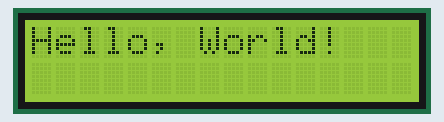
Recording of a sketch running on a simulated Arduino Uno, built with avr-gcc and run on an emulated ATmega328P. Shown: 16×2 character LCD.

Above: at 2.1 s.
At 4.1 s:
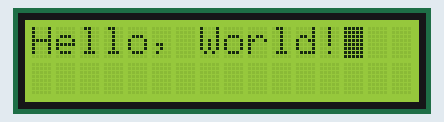
At 18.1 s:
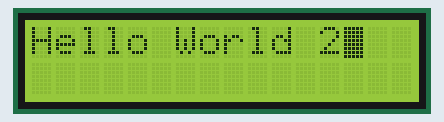
At 38.1 s:
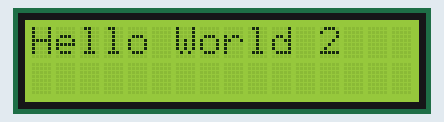

Measured:
- what the display in image 0 shows lasts 2.0 s, from 2.1 s to 4.1 s

The sketch:

Menampilkan_dan_menghapus_karakter_pada_LCD.ino
```cpp
/*LiquidCrystal Library
 * Sintak ini akan menampilkan tulisan "Hello World!" pada LCD.
 * Rangkaian:
 * pin RS LCD ke pin digital 12
 * pin Enable LCD ke pin digital 11
 * pin D4 LCD ke pin digital 5
 * pin D5 LCD ke pin digital 4
 * pin D6 LCD ke pin digital 3
 * pin D7 LCD ke pin digital 2
 * pin R/W LCD ke ground
 * 10K resistor:
 * ends to +5V and ground
 * wiper to LCD VO pin (pin3)
 */
 //Memanggil Library LiquidCrystal:
 #include <LiquidCrystal.h>

 // Inisialisasi pin Arduino yang terhubung ke LCD.
 LiquidCrystal lcd(12, 11, 5, 4, 3, 2);

void setup() {
  // Pendefinisian jumlah kolom dan baris LCD yang digunakan:
  lcd.begin(16, 2);
  // Perintah menuliskan karakter pada LCD.
  lcd.print("Hello, World!");
}

void loop() {
  lcd.noDisplay(); //Mematikan Display LCP:
  delay(2000);     //Waktu tunda selama 2 detik
  lcd.display();   //Menghidupkan Display LCP:
  delay(2000);
  lcd.blink();     //Turn on the blinking cursor:
  delay(2000);
  lcd.noBlink();   //Turn off the blinking cursor:
  delay(2000);
  lcd.cursor();    //Turn on the cursor:
  delay(2000);
  lcd.noCursor();  //Turn off the cursor:
  delay(2000);

  lcd.setCursor(0,1);      //Mulai mencetak pada kolom ke 0, baris ke 1
  lcd.print(millis()/1000); //Cetak jumlah detik pada LCD di posisi kolom
                           //dan baris sesuai dengan setCursor
  if (millis()/100 > 25) {  //Jika nilai mills()/100 > 25 maka hapus karakter
                           //pada LCD kemudian cetak kembali karakter
                           //"Hello World 2".
    lcd.clear();           //Hapus karakter pada LCD
    delay(2000);
    lcd.print("Hello World 2");
  }
}
```
